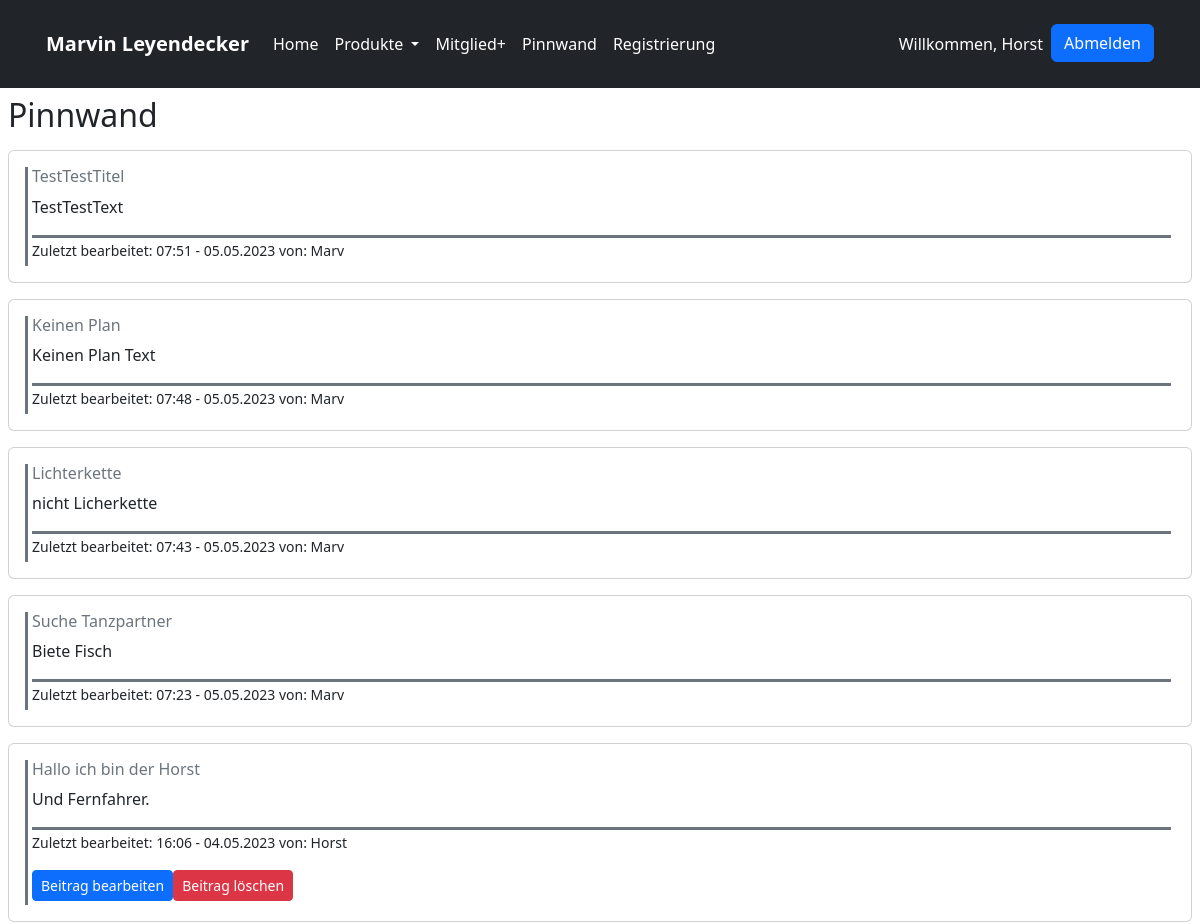
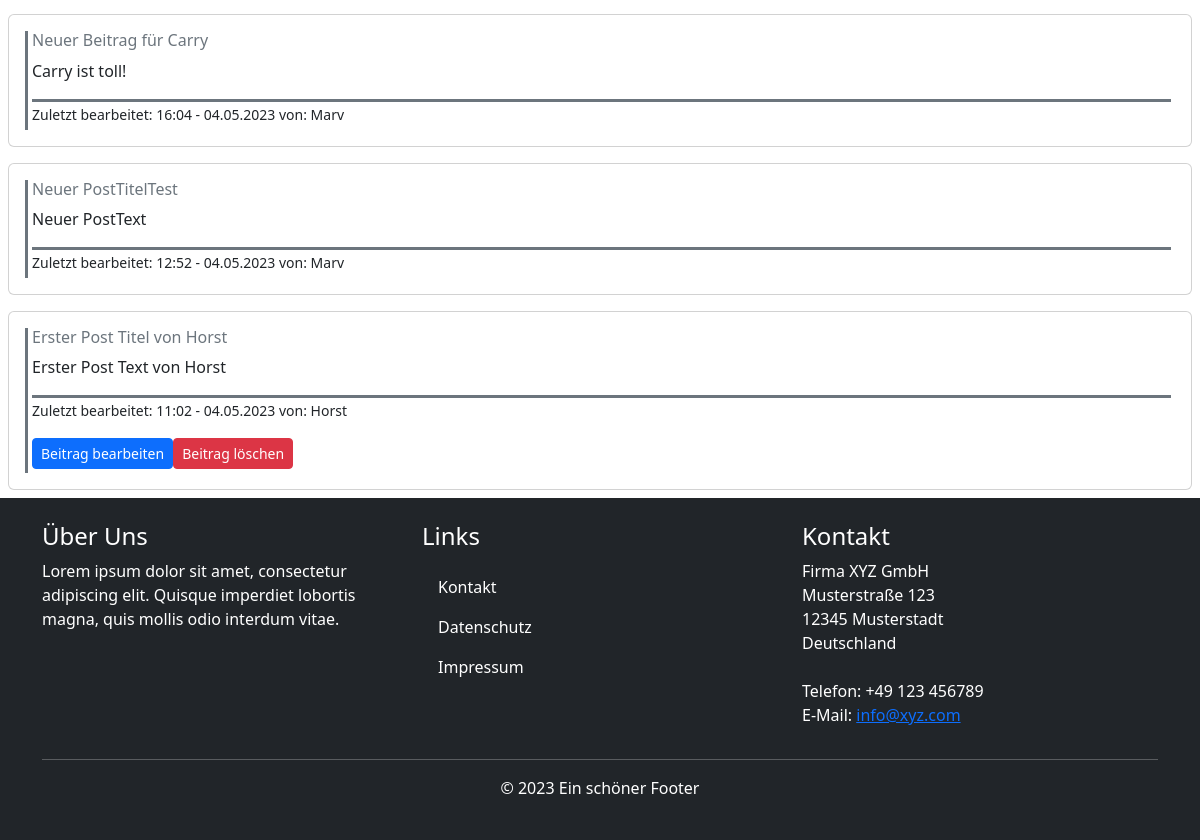
/index.php?page=pinnwand (signed in), run on the app's committed database (2 pictures, top to bottom).
### tables this page shows
CREATE TABLE `posts` (
  `post_id` int(11) NOT NULL,
  `post_title` varchar(255) NOT NULL,
  `post_text` text NOT NULL,
  `user_id` int(11) NOT NULL,
  `created_at` timestamp NOT NULL DEFAULT current_timestamp(),
  `updated_at` timestamp NOT NULL DEFAULT current_timestamp() ON UPDATE current_timestamp()
);

CREATE TABLE `users` (
  `user_id` int(11) NOT NULL,
  `user_uid` tinytext NOT NULL,
  `user_pwd` longtext NOT NULL,
  `user_email` tinytext NOT NULL
);

### index.php (called while the page is built)
<?php
include_once "parts/header.part.php";
include "classes/page-contr.classes.php";
require_once 'parts/footer.part.php';

### classes/dbh.classes.php (called while the page is built)
<?php
class Dbh {
    protected function connect() {
        try {
            $username = "root";
            $password = "secret";
            $dbh = new PDO('mysql:host=webanwendung-mysql-1;dbname=oop', $username, $password);
            return $dbh;
        } catch (PDOException $e) {
            print "Error!: " . $e->getMessage() . "<br/>";
            die();
        }
    }
}

### classes/posts.classes.php (called while the page is built, shortened)
<?php
class PostsInfo extends Dbh
{
    protected function getAllPosts()
    {
        $stmt = $this->connect()->prepare('SELECT posts.*, users.*
        FROM posts
        JOIN users ON posts.user_id = users.user_id
        ORDER BY updated_at DESC;');
        if (!$stmt->execute(array())) {
            $stmt = null;
            header("location ../parts/profile.php?error=stmtfailed");
            exit();
        }
        $postsData = $stmt->fetchAll(PDO::FETCH_ASSOC);
        return $postsData;
    }
}

### classes/posts-view.classes.php (called while the page is built, shortened)
<?php
class PostsInfoView extends PostsInfo {
    public function fetchAllUsersPosts(){
        $postData = $this->getAllPosts();
        return $postData;
    }
}

### inc/funktionen.inc.php (called while the page is built, shortened)
<?php
function konvertiereZeit($datetime){
  $date = new DateTime($datetime);
  return $date->format('H:i - d.m.Y');
}

### parts/pinnwand.part.php (the view, shortened to what this page needs)
<?php
include "classes/dbh.classes.php";
include "classes/posts.classes.php";
include "classes/posts-view.classes.php";
include "inc/funktionen.inc.php";
$postsInfo = new PostsInfoView();
?>
<div class="posts-container">
    <h2>Pinnwand</h2>
    <?php
    $allPosts = $postsInfo->fetchAllUsersPosts();
    foreach ($allPosts as $post) {
    ?>
        <div class="card mt-3">
            <div class="card-body">
                <div class="profile-post border-start border-secondary border-3 p-1">
                    <h6 class="card-subtitle mb-2 text-muted"><?php echo $post['post_title']; ?></h6>
                    <p class="card-text"><?php echo $post['post_text']; ?></p>
                    <p class="card-text border-top border-secondary"><small>Zuletzt bearbeitet: <?php echo konvertiereZeit($post['created_at']); ?> von: <?php echo $post['user_uid']; ?> </small></p>
                    <?php
                        if (isset($_SESSION["userid"]) && $_SESSION["userid"] == $post['user_id']) {
                    ?>
                    <div class="d-flex">
                        <form action="index.php?page=postsettings" method="post">
                            <button type="submit" class="btn btn-sm btn-primary">Beitrag bearbeiten</button>
                        </form>
                        <form action="inc/posts.inc.php" method="post">
                            <button type="submit" class="btn btn-sm btn-danger" name="deletePost">Beitrag löschen</button>
                        </form>
                    </div>
                    <?php } ?>
                </div>
            </div>
        </div>
    <?php } ?>
</div>

### data on the page
posts: post_title "TestTestTitel", post_text "TestTestText", created_at "07:51 - 05.05.2023", user.user_uid "Marv"
posts: post_title "Keinen Plan", post_text "Keinen Plan Text", created_at "07:48 - 05.05.2023", user.user_uid "Marv"
posts: post_title "Lichterkette", post_text "nicht Licherkette", created_at "07:43 - 05.05.2023", user.user_uid "Marv"
posts: post_title "Suche Tanzpartner", post_text "Biete Fisch", created_at "07:23 - 05.05.2023", user.user_uid "Marv"
posts: post_title "Hallo ich bin der Horst", post_text "Und Fernfahrer.", created_at "16:06 - 04.05.2023", user.user_uid "Horst"
posts: post_title "Neuer Beitrag für Carry", post_text "Carry ist toll!", created_at "16:04 - 04.05.2023", user.user_uid "Marv"
posts: post_title "Neuer PostTitelTest", post_text "Neuer PostText", created_at "12:52 - 04.05.2023", user.user_uid "Marv"
posts: post_title "Erster Post Titel von Horst", post_text "Erster Post Text von Horst", created_at "11:02 - 04.05.2023", user.user_uid "Horst"

### other printed values
$_SESSION["useruid"] "Horst"
